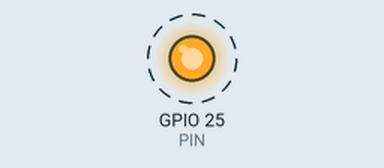
Bench run of a program on a simulated Raspberry Pi (BCM pin numbers). Parts: output pins drawn as LEDs (lit = HIGH). Dashed ring = blinking.

Above: at 0.15 s.
Timing chart, 0 to 3.0 s (numbered marks = the images above):
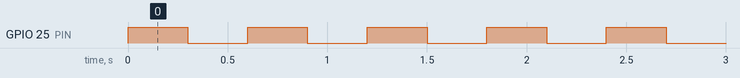

The program:

04-02-led.py
```python
import RPi.GPIO as GPIO
from time import sleep

PIN = 25
INTERVAL_SEC = 0.3

GPIO.setmode(GPIO.BCM)
GPIO.setup(PIN, GPIO.OUT)

try:
    while True:
        GPIO.output(PIN, not GPIO.input(PIN))
        sleep(INTERVAL_SEC)

except KeyboardInterrupt:
    pass

GPIO.cleanup()
```

Measured:
- by itself, GPIO 25 (PIN): alternates HIGH for 0.30 s and LOW for 0.30 s
